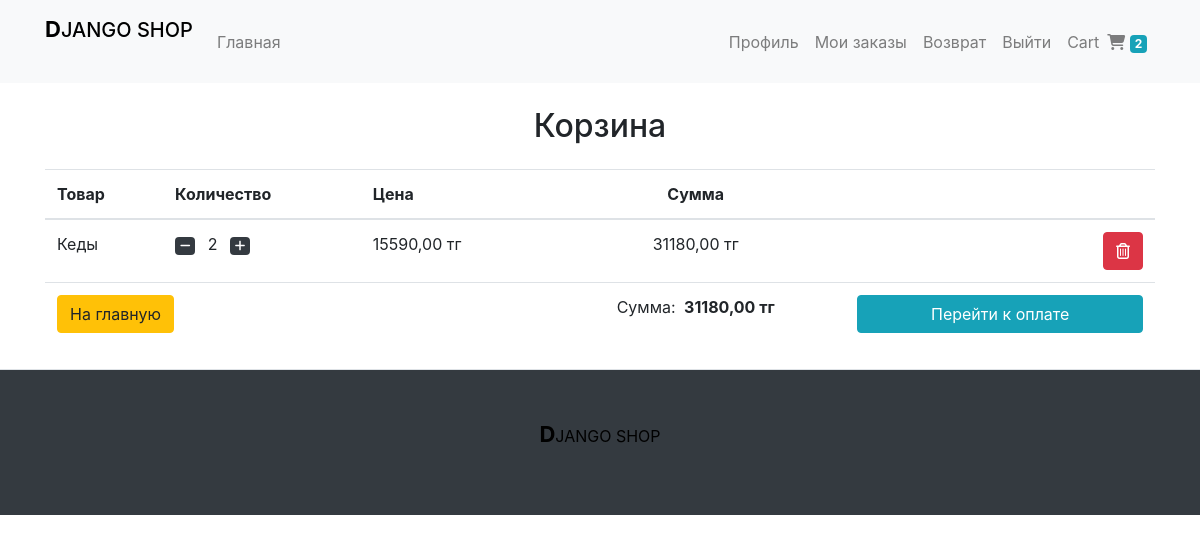
The app's page /cart/ (signed in) with its own data.
### carts/models.py (models this page shows, shortened)
class Order(models.Model):
    order_id = models.CharField(max_length=20)
    user = models.ForeignKey(settings.AUTH_USER_MODEL, on_delete=models.CASCADE)
    items = models.ManyToManyField(OrderItem)
    ordered = models.BooleanField(default=False)
    created_date = models.DateTimeField(auto_now_add=True)
    shipping_address = models.ForeignKey(ShippingAddress, on_delete=models.SET_NULL, null=True, blank=True)
    payment = models.ForeignKey(Payment, on_delete=models.SET_NULL, null=True, blank=True)
    promo_code_applied = models.BooleanField(default=False)
    promo_code_discount = models.FloatField(default=0)
    refund_requested = models.BooleanField(default=False)
    refund_granted = models.BooleanField(default=False)
    def get_total_amount(self):
        total = sum(item.get_total() for item in self.items.all())
        return total - self.promo_code_discount
    def get_total_quantity(self):
        return sum(item.quantity for item in self.items.all())

class OrderItem(models.Model):
    user = models.ForeignKey(settings.AUTH_USER_MODEL, on_delete=models.CASCADE)
    item = models.ForeignKey(Product, on_delete=models.CASCADE)
    quantity = models.IntegerField(default=1)
    created_date = models.DateTimeField(auto_now_add=True)
    def get_total(self):
        return round(self.item.price * self.quantity, 2)

### products/models.py (models this page shows, shortened)
class Product(models.Model):
    IMG_DIMENSION = 540
    name = models.CharField(max_length=50)
    description = models.TextField()
    price = models.FloatField()
    category = models.ForeignKey(Category, on_delete=models.CASCADE)
    thumbnail = models.ImageField(upload_to='products/')
    class Meta:
        ordering = ['pk']

### carts/views.py (the view)
# urls.py: path('', CartDetailView.as_view(), name='show-cart'),
class CartDetailView(LoginRequiredMixin, DetailView):
    context_object_name = 'order'
    template_name = 'carts/cart.html'
    def get_object(self, queryset=None):
        return self.request.user.order_set.filter(ordered=False).first()

### carts/templatetags/cart_icon.py (called while the page is built)
@register.filter
def total_cart_items(user):
    if user.is_authenticated:
        order = Order.objects.filter(user=user, ordered=False).first()
        return order.get_total_quantity() if order else 0
    return 0

### carts/templates/carts/cart.html (shortened to what this page needs)
{% extends "products/base.html" %}
{% load static %}
{% block content %}
    <div class="container my-4">
        <h2 class="text-center my-4">Корзина</h2>
        <table class="table">
            {% if order.items.all %}
            <thead>
                <tr>
                    <th scope="col">Товар</th>
                    <th scope="col">Количество</th>
                    <th scope="col">Цена</th>
                    <th scope="col" class="text-center">Сумма</th>
                    <th scope="col"></th>
                </tr>
            </thead>
            {% endif %}
            <tbody>
                {% for item in order.items.all %}
                    <tr>
                        <td>{{ item.item.name }}</td>
                        <td>
                            <a href="{% url 'carts:decrease-product-in-cart' item.item.id %}"><span class="badge badge-dark mr-2"><i class="fas fa-minus"></i></span></a>
                            <span>{{ item.quantity }}</span>
                            <a href="{% url 'carts:increase-product-in-cart' item.item.id %}"><span class="badge badge-dark ml-2"><i class="fas fa-plus"></i></span></a>
                        </td>
                        <td>{{ item.item.price|floatformat:2 }} тг</td>
                        <td class="text-center">{{ item.get_total|floatformat:2 }} тг</td>
                        <td class="text-right">
                            <a class="btn btn-danger" href="{% url 'carts:remove-from-cart' item.item.id %}"><i class="far fa-trash-alt"></i></a>
                        </td>
                    </tr>
                {% empty %}
                    <div class="alert alert-info" role="alert">
                        The cart is empty
                    </div>
                {% endfor %}
                <tr>
                    <td colspan="3">
                        <a class="btn btn-warning" href="{% url 'products:home-page' %}">На главную</a>
                    </td>
                    {% if order.items.all %}
                    <td class="text-center">
                        Сумма: <span class="font-weight-bold ml-1">{{ order.get_total_amount|floatformat:2 }} тг</span>
                    </td>
                    <td>
                        <a class="btn btn-info btn-block" href="{% url 'checkout:checkout' %}">Перейти к оплате</a>
                    </td>
                    {% endif %}
                </tr>
            </tbody>
        </table>
    </div>
{% endblock %}

### products/templates/products/navbar.html (shortened to what this page needs)
{% load cart_icon %}
<nav class="navbar sticky-top navbar-expand-md navbar-light bg-light">
    <div class="container">
        <a class="navbar-brand h1 text-primary" href="{% url 'products:home-page' %}"><p style="color: black; "><b style="font-size: 22px;">D</b>JANGO SHOP</p></a>
        <div class="collapse navbar-collapse" id="navbarToggler">
            <ul class="navbar-nav mr-auto">
                <li class="nav-item">
                    <a class="nav-link" href="{% url 'products:home-page' %}">Главная</a>
                </li>
            </ul>
            <ul class="navbar-nav">
                {% if user.is_authenticated %}
                    <li class="nav-item">
                        <a class="nav-link" href="{% url 'profile' %}">Профиль</a>
                    </li>
                    <li class="nav-item">
                        <a class="nav-link" href="{% url 'show-orders' %}">Мои заказы</a>
                    </li>
                    <li class="nav-item">
                        <a class="nav-link" href="{% url 'refund' %}">Возврат</a>
                    </li>
                    <li class="nav-item">
                        <a class="nav-link" href="{% url 'account_logout' %}">Выйти</a>
                    </li>
                {% endif %}
                <li class="nav-item">
                    <a class="nav-link" href="{% url 'carts:show-cart' %}">Cart<i class="fas fa-shopping-cart ml-2"></i>
                        <span id="cart-total-items" class="badge badge-info">{{ user| total_cart_items }}</span>
                    </a>
                </li>
            </ul>
        </div>
    </div>
</nav>

### records on screen
OrderItem: item.name "Кеды", quantity "2", item.price "15590,00", get_total "31180,00"
Order: get_total_amount "31180,00"

### other values on screen
{{ user| total_cart_items }} "2"
